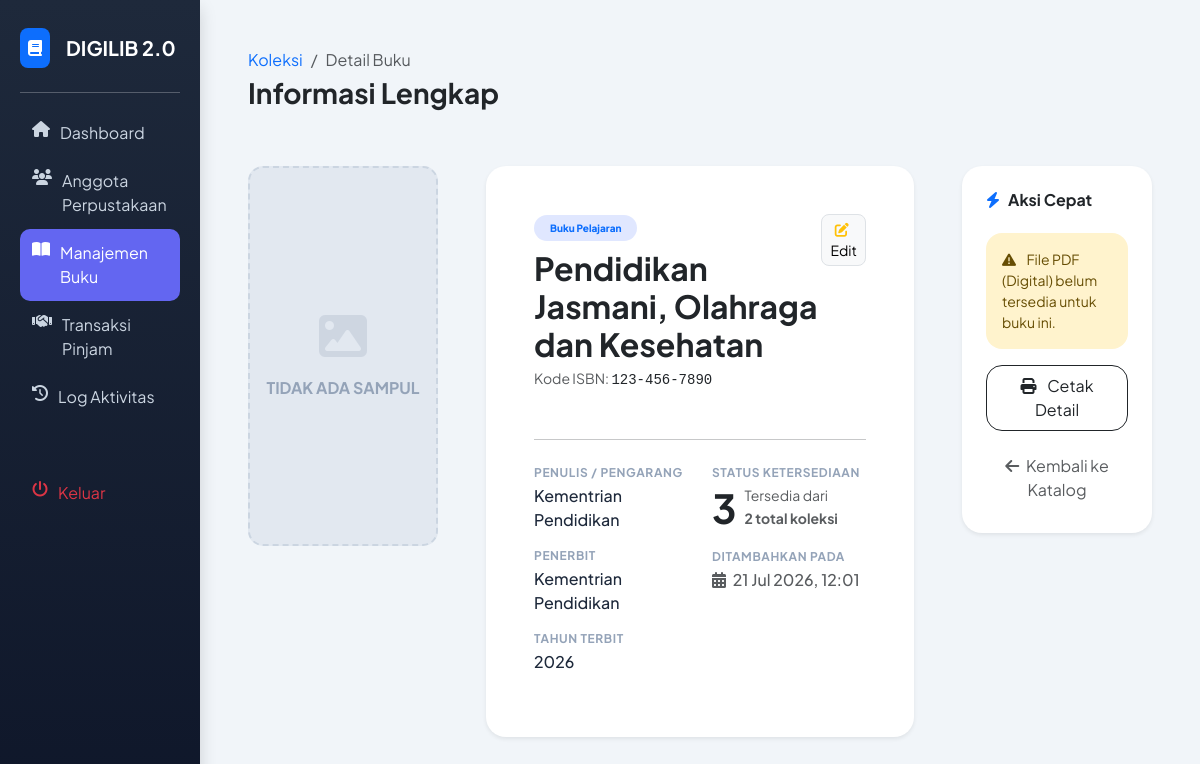
The app's page /view_buku.php?id=8 (signed in) with its own data.
### tables this page shows
CREATE TABLE `buku` (
  `id_buku` int(11) NOT NULL,
  `sampul` varchar(255) DEFAULT 'default.jpg',
  `isbn` varchar(20) NOT NULL,
  `judul` varchar(200) NOT NULL,
  `pengarang` varchar(100) NOT NULL,
  `penerbit` varchar(100) NOT NULL,
  `tahun_terbit` year(4) NOT NULL,
  `kategori` varchar(100) NOT NULL,
  `jumlah_total` int(11) NOT NULL,
  `jumlah_tersedia` int(11) NOT NULL,
  `created_at` timestamp NOT NULL DEFAULT current_timestamp() ON UPDATE current_timestamp(),
  `file_pdf` varchar(255) DEFAULT NULL,
  `jumlah_halaman` varchar(255) NOT NULL,
  `deskripsi_buku` varchar(1000) NOT NULL
);

### view_buku.php (the view, shortened to what this page needs)
<?php
include 'koneksi.php';
$user = $_SESSION['user'];
$role = $user['role'] ?? 'anggota';
$id_buku = mysqli_real_escape_string($conn, $_GET['id']);
$query = mysqli_query($conn, "SELECT * FROM buku WHERE id_buku = '$id_buku'");
$data  = mysqli_fetch_assoc($query);
?>
<!DOCTYPE html>
<html lang="id">
<head>
    <link href="https://cdn.jsdelivr.net/npm/bootstrap@5.3.0/dist/css/bootstrap.min.css" rel="stylesheet">
    <link href="https://cdnjs.cloudflare.com/ajax/libs/font-awesome/6.5.0/css/all.min.css" rel="stylesheet">
</head>
<body>
<div class="container-fluid">
<div class="row">
<div class="col-md-2 sidebar shadow" id="sidebar">
    <div class="d-flex align-items-center gap-3 mb-4 mt-2">
        <div class="bg-primary p-2 rounded-3"><i class="fa fa-book text-white"></i></div>
        <h5 class="mb-0 fw-bold">DIGILIB 2.0</h5>
    </div>
    <hr class="opacity-10">
    <a href="dashboard.php"><i class="fa fa-home w-20"></i> Dashboard</a>
    <?php if ($role=='admin' || $role=='pustakawan'): ?>
        <a href="anggota.php"><i class="fa fa-users w-20"></i> Anggota Perpustakaan</a>
        <a href="buku.php" class="active"><i class="fa fa-book-open w-20"></i> Manajemen Buku</a>
        <a href="pinjam.php"><i class="fa fa-handshake w-20"></i> Transaksi Pinjam</a>
        <a href="log.php"><i class="fa fa-history w-20"></i> Log Aktivitas</a>
    <?php else: ?>
        <a href="buku.php" class="active"><i class="fa fa-book w-20"></i> Katalog Buku</a>
        <a href="buku_pinjam.php"><i class="fa fa-book-reader w-20"></i> Pinjaman Saya</a>
    <?php endif; ?>
    <div class="mt-5">
        <a href="logout.php" class="text-danger"><i class="fa fa-power-off w-20"></i> Keluar</a>
    </div>
</div>
<div class="col-md-10 p-4 p-md-5">
    <div class="d-flex justify-content-between align-items-center mb-5">
        <div>
            <nav aria-label="breadcrumb">
                <ol class="breadcrumb mb-1">
                    <li class="breadcrumb-item"><a href="buku.php" class="text-decoration-none">Koleksi</a></li>
                    <li class="breadcrumb-item active">Detail Buku</li>
                </ol>
            </nav>
            <h3 class="fw-bold text-dark">Informasi Lengkap</h3>
        </div>
    </div>
    <div class="row g-5">
        <div class="col-md-4 col-lg-3 text-center">
            <?php
            $path_sampul = 'uploads/sampul/' . $data['sampul'];
            if (!empty($data['sampul']) && file_exists($path_sampul)):
            ?>
                <img src="<?php echo $path_sampul; ?>" class="book-cover-detail" alt="Sampul">
            <?php else: ?>
                <div class="no-cover">
                    <div class="text-center">
                        <i class="fa fa-image fa-3x mb-3 opacity-25"></i><br>
                        <span class="fw-bold">TIDAK ADA SAMPUL</span>
                    </div>
                </div>
            <?php endif; ?>
        </div>
        <div class="col-md-8 col-lg-6">
            <div class="card p-4 p-md-5 shadow-sm">
                <div class="d-flex justify-content-between align-items-start mb-4">
                    <div>
                        <span class="badge bg-indigo-100 text-primary mb-2 px-3 py-2 rounded-pill uppercase tracking-wider" style="background: #e0e7ff; font-size: 10px; font-weight: 800;">
                            <?php echo htmlspecialchars($data['kategori']); ?>
                        </span>
                        <h2 class="fw-bold text-dark mb-1"><?php echo htmlspecialchars($data['judul']); ?></h2>
                        <p class="text-muted small mb-0">Kode ISBN: <span class="font-monospace text-dark"><?php echo htmlspecialchars($data['isbn'] ?: 'N/A'); ?></span></p>
                    </div>
                    <?php if ($role == 'admin' || $role == 'pustakawan'): ?>
                        <a href="edit_buku.php?id=<?php echo $data['id_buku']; ?>" class="btn btn-light border btn-sm rounded-3">
                            <i class="fa fa-edit me-1 text-warning"></i> Edit
                        </a>
                    <?php endif; ?>
                </div>
                <hr class="my-4 opacity-5">
                <div class="row">
                    <div class="col-sm-6">
                        <p class="info-label">Penulis / Pengarang</p>
                        <p class="info-value"><?php echo htmlspecialchars($data['pengarang'] ?: '-'); ?></p>
                        <p class="info-label">Penerbit</p>
                        <p class="info-value"><?php echo htmlspecialchars($data['penerbit'] ?: '-'); ?></p>
                        <p class="info-label">Tahun Terbit</p>
                        <p class="info-value"><?php echo htmlspecialchars($data['tahun_terbit'] ?: '-'); ?></p>
                    </div>
                    <div class="col-sm-6">
                        <p class="info-label">Status Ketersediaan</p>
                        <div class="d-flex align-items-center gap-2 mb-3">
                            <span class="display-6 fw-bold text-dark"><?php echo $data['jumlah_tersedia']; ?></span>
                            <div class="text-muted leading-tight">
                                <small class="d-block">Tersedia dari</small>
                                <small class="fw-bold"><?php echo $data['jumlah_total']; ?> total koleksi</small>
                            </div>
                        </div>
                        <p class="info-label">Ditambahkan Pada</p>
                        <p class="info-value text-muted small">
                            <i class="fa fa-calendar-alt me-1"></i>
                            <?php echo date('d M Y, H:i', strtotime($data['created_at'] ?? date('Y-m-d H:i:s'))); ?>
                        </p>
                    </div>
                </div>
            </div>
        </div>
        <div class="col-md-12 col-lg-3">
            <div class="card p-4 shadow-sm border-0 bg-white">
                <h6 class="fw-bold mb-4 text-dark"><i class="fa fa-bolt me-2 text-primary"></i>Aksi Cepat</h6>
                <?php
                $path_pdf = 'uploads/pdf/' . $data['file_pdf'];
                if (!empty($data['file_pdf']) && file_exists($path_pdf)):
                ?>
                    <a href="<?php echo $path_pdf; ?>" target="_blank" class="btn btn-danger w-100 mb-3 py-3 rounded-4 shadow-sm fw-bold">
                        <i class="fa fa-file-pdf me-2"></i> Baca E-Book
                    </a>
                <?php else: ?>
                    <div class="alert alert-warning border-0 small mb-3 rounded-4">
                        <i class="fa fa-exclamation-triangle me-2"></i> File PDF (Digital) belum tersedia untuk buku ini.
                    </div>
                <?php endif; ?>
                <button class="btn btn-outline-dark w-100 py-2 rounded-4 border-dashed" onclick="window.print()">
                    <i class="fa fa-print me-2"></i> Cetak Detail
                </button>
                <a href="buku.php" class="btn btn-link w-100 text-muted text-decoration-none mt-3 small">
                    <i class="fa fa-arrow-left me-1"></i> Kembali ke Katalog
                </a>
            </div>
        </div>
    </div>
</div>
</div>
</div>
</body>
</html>

### view_buku.php (style rules this page uses)
body { background: #f1f5f9; font-family: 'Plus Jakarta Sans', sans-serif; }
.sidebar { min-height: 100vh; background: linear-gradient(180deg,#1e293b,#0f172a); color: white; padding: 20px; }
.sidebar a { display: flex; gap: 10px; padding: 12px; color: #cbd5e1; text-decoration: none; border-radius: 10px; transition: 0.3s; }
.sidebar a.active { background: #6366f1; color: white; }
.card { border-radius:20px; border: none; }
.info-label { color: #94a3b8; font-weight: 700; font-size: 0.75rem; text-transform: uppercase; letter-spacing: 0.05em; margin-bottom: 2px; }
.info-value { color: #1e293b; font-size: 1rem; font-weight: 500; margin-bottom: 15px; }
.no-cover { height: 380px; background: #e2e8f0; display: flex; align-items: center; justify-content: center; border-radius: 15px; color: #94a3b8; border: 2px dashed #cbd5e1; }

### records on screen
buku: kategori "Buku Pelajaran", judul "Pendidikan Jasmani, Olahraga dan Kesehatan", isbn "123-456-7890", pengarang "Kementrian Pendidikan", penerbit "Kementrian Pendidikan", tahun_terbit "2026", jumlah_tersedia "3", jumlah_total "2"
